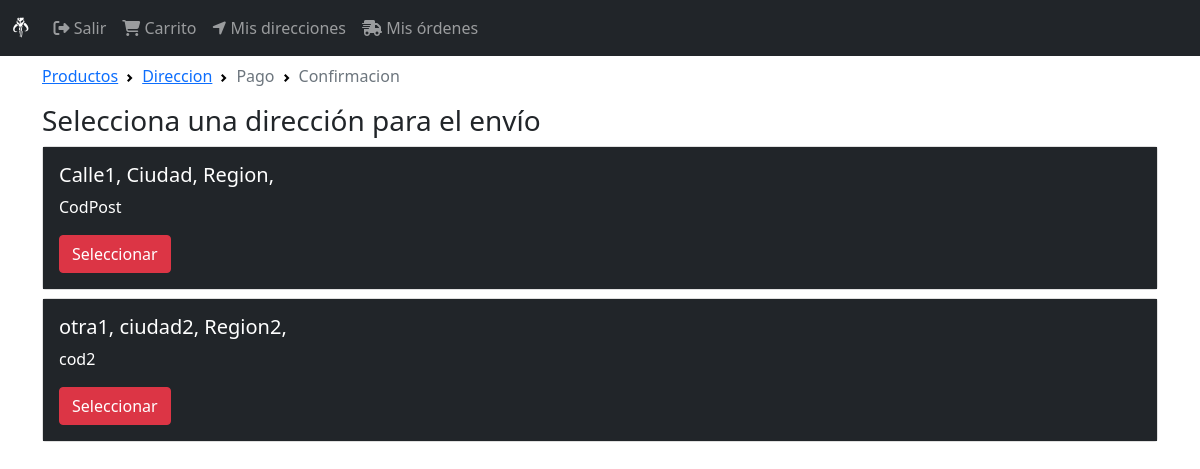
Screenshot of /orden/seleccionar/direccion/ (signed in) with the database file from the repository.
### DirEnvio/models.py (models this page shows, shortened)
class DireccionEnvio(models.Model):
    user = models.ForeignKey(User, null=False, blank=False, on_delete=models.CASCADE)
    line1 = models.CharField(max_length=300)
    line2 = models.CharField(max_length=300, blank=True)
    city =  models.CharField(max_length=100)
    state = models.CharField(max_length=100)
    reference = models.CharField(max_length=300)
    postal_code = models.CharField(max_length=10, null=False, blank=False)
    default = models.BooleanField(default=False)
    created_at = models.DateTimeField(auto_now_add=True)
    @property
    def direccion(self):
        return '{}, {}, {},'.format(self.line1, self.city, self.state,)

### orden/views.py (the view)
# urls.py: path('seleccionar/direccion/', views.select_direccion, name='select_direccion'),
@login_required(login_url='login')
def select_direccion(request):
    direccion_envios = request.user.direccionenvio_set.all()
    return render(request, 'orden/select_direccion.html',{
        'breadcrumb' : breadcrumb(address=True),
        'direccion_envios' : direccion_envios,
    })

### orden/utils.py (called while the page is built)
def breadcrumb(products=True, address=False, payment=False, confirmation=False):
    return [{
        'title' : 'Productos',
        'active' : products,
        'url' : reverse('orden'),
    },
    {
        'title' : 'Direccion',
        'active' : address,
        'url' : reverse('direccion'),
    },
    {
        'title' : 'Pago',
        'active' : payment,
        'url' : reverse('orden'),
    },
    {
        'title' : 'Confirmacion',
        'active' : confirmation,
        'url' : reverse('orden'),
    }]

### orden/templates/orden/select_direccion.html
{%extends 'base.html'%}
{%block breadcrumb%}
{% include 'orden/snippets/breadcrumb.html' %}
{%endblock%}
{%block content%}
<div class="col">
    <div class="h3">
        Selecciona una dirección para el envío
    </div>
    <div class="mt-2">
        {%for direccion_envio in direccion_envios%}
        <div class="card mb-2">
            <div class="card-body text-white bg-dark">
                <h5 class="card-title">{{direccion_envio.direccion}}</h5>
                <p class="title">{{direccion_envio.postal_code}}</p>
                <a class="btn btn-danger" href="{%url 'check_direccion' direccion_envio.pk%}">Seleccionar</a>
            </div>
        </div>
        {%endfor%}
    </div>
</div>
{%endblock%}

### rows the page displays
DireccionEnvio: direccion "Calle1, Ciudad, Region,", postal_code "CodPost"
DireccionEnvio: direccion "otra1, ciudad2, Region2,", postal_code "cod2"

### other values shown
{{ item.title }} "Productos" "Direccion"
{{ item.title }} "Pago" "Confirmacion"
